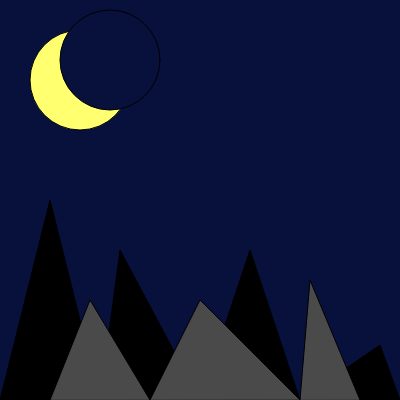
Frame 1 (no input)
Frame 60 (no input): identical to frame 1, image omitted
Frame 120 (the mouse pressed at the canvas centre since frame 60): identical to frame 1, image omitted

The p5.js sketch that drew this single still picture (run headless with seeded random() and noise() and a simulated clock; from frame 60 on, the mouse is pressed at the canvas centre):

// p5.js sketch
// ── sketch.js
function setup() {
  createCanvas(400, 400);
}

function draw() {
  background(8,17,59);
  
  fill(255,255,111);
  circle(80,80,100);
  fill(8,17,59);
  circle(110,60,100);
  
  fill(0,0,0);
  
  triangle(0,400,50,200,100,400);
  
  triangle(100,400,120,250,200,400);
  
  triangle(200,400,250,250,300,400);
  
  triangle(300,400, 380,345, 400,400);
  
  fill(74,74,74);
  
  triangle(50,400,90,300,150,400);
  
  triangle(150,400,200,300,300,400)
  
  triangle(300,400,310,280,360,400)
  
}
